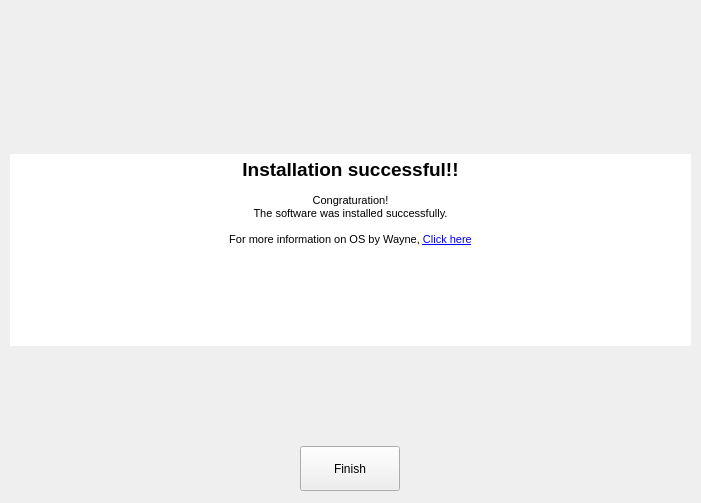
<?xml version="1.0" encoding="UTF-8"?>
<ui version="4.0">
 <class>WidgetComplete</class>
 <widget class="QWidget" name="WidgetComplete">
  <property name="geometry">
   <rect>
    <x>0</x>
    <y>0</y>
    <width>701</width>
    <height>503</height>
   </rect>
  </property>
  <property name="sizePolicy">
   <sizepolicy hsizetype="Fixed" vsizetype="Fixed">
    <horstretch>0</horstretch>
    <verstretch>0</verstretch>
   </sizepolicy>
  </property>
  <property name="maximumSize">
   <size>
    <width>16777215</width>
    <height>16777215</height>
   </size>
  </property>
  <property name="windowTitle">
   <string>Form</string>
  </property>
  <widget class="QWidget" name="verticalLayoutWidget">
   <property name="geometry">
    <rect>
     <x>10</x>
     <y>10</y>
     <width>681</width>
     <height>481</height>
    </rect>
   </property>
   <layout class="QVBoxLayout" name="verticalLayout">
    <property name="spacing">
     <number>0</number>
    </property>
    <item alignment="Qt::AlignHCenter">
     <widget class="QLabel" name="label">
      <property name="sizePolicy">
       <sizepolicy hsizetype="Expanding" vsizetype="Expanding">
        <horstretch>0</horstretch>
        <verstretch>0</verstretch>
       </sizepolicy>
      </property>
      <property name="minimumSize">
       <size>
        <width>0</width>
        <height>0</height>
       </size>
      </property>
      <property name="text">
       <string/>
      </property>
      <property name="alignment">
       <set>Qt::AlignJustify|Qt::AlignTop</set>
      </property>
     </widget>
    </item>
    <item alignment="Qt::AlignVCenter">
     <widget class="QTextBrowser" name="textBrowser">
      <property name="sizePolicy">
       <sizepolicy hsizetype="Expanding" vsizetype="Expanding">
        <horstretch>0</horstretch>
        <verstretch>0</verstretch>
       </sizepolicy>
      </property>
      <property name="frameShape">
       <enum>QFrame::NoFrame</enum>
      </property>
      <property name="frameShadow">
       <enum>QFrame::Sunken</enum>
      </property>
      <property name="lineWidth">
       <number>0</number>
      </property>
      <property name="verticalScrollBarPolicy">
       <enum>Qt::ScrollBarAlwaysOff</enum>
      </property>
      <property name="horizontalScrollBarPolicy">
       <enum>Qt::ScrollBarAlwaysOff</enum>
      </property>
      <property name="sizeAdjustPolicy">
       <enum>QAbstractScrollArea::AdjustIgnored</enum>
      </property>
      <property name="html">
       <string>&lt;!DOCTYPE HTML PUBLIC &quot;-//W3C//DTD HTML 4.0//EN&quot; &quot;http://www.w3.org/TR/REC-html40/strict.dtd&quot;&gt;
&lt;html&gt;&lt;head&gt;&lt;meta name=&quot;qrichtext&quot; content=&quot;1&quot; /&gt;&lt;style type=&quot;text/css&quot;&gt;
p, li { white-space: pre-wrap; }
&lt;/style&gt;&lt;/head&gt;&lt;body style=&quot; font-family:'MS Shell Dlg 2'; font-size:8.25pt; font-weight:400; font-style:normal;&quot;&gt;
&lt;p align=&quot;center&quot; style=&quot; margin-top:0px; margin-bottom:0px; margin-left:0px; margin-right:0px; -qt-block-indent:0; text-indent:0px;&quot;&gt;&lt;span style=&quot; font-size:14pt; font-weight:600;&quot;&gt;Installation successful!!&lt;/span&gt;&lt;/p&gt;
&lt;p align=&quot;center&quot; style=&quot;-qt-paragraph-type:empty; margin-top:0px; margin-bottom:0px; margin-left:0px; margin-right:0px; -qt-block-indent:0; text-indent:0px;&quot;&gt;&lt;br /&gt;&lt;/p&gt;
&lt;p align=&quot;center&quot; style=&quot; margin-top:0px; margin-bottom:0px; margin-left:0px; margin-right:0px; -qt-block-indent:0; text-indent:0px;&quot;&gt;&lt;span style=&quot; font-size:8pt;&quot;&gt;Congraturation!&lt;/span&gt;&lt;/p&gt;
&lt;p align=&quot;center&quot; style=&quot; margin-top:0px; margin-bottom:0px; margin-left:0px; margin-right:0px; -qt-block-indent:0; text-indent:0px;&quot;&gt;&lt;span style=&quot; font-size:8pt;&quot;&gt;The software was installed successfully.&lt;/span&gt;&lt;/p&gt;
&lt;p align=&quot;center&quot; style=&quot;-qt-paragraph-type:empty; margin-top:0px; margin-bottom:0px; margin-left:0px; margin-right:0px; -qt-block-indent:0; text-indent:0px; font-size:8pt;&quot;&gt;&lt;br /&gt;&lt;/p&gt;
&lt;p align=&quot;center&quot; style=&quot; margin-top:0px; margin-bottom:0px; margin-left:0px; margin-right:0px; -qt-block-indent:0; text-indent:0px;&quot;&gt;&lt;span style=&quot; font-size:8pt;&quot;&gt;For more information on OS by Wayne, &lt;/span&gt;&lt;a href=&quot;http://www.wayne-inc.com&quot;&gt;&lt;span style=&quot; font-size:8pt; text-decoration: underline; color:#0000ff;&quot;&gt;Click here&lt;/span&gt;&lt;/a&gt;&lt;/p&gt;&lt;/body&gt;&lt;/html&gt;</string>
      </property>
      <property name="openExternalLinks">
       <bool>true</bool>
      </property>
     </widget>
    </item>
    <item>
     <spacer name="verticalSpacer">
      <property name="orientation">
       <enum>Qt::Vertical</enum>
      </property>
      <property name="sizeType">
       <enum>QSizePolicy::Maximum</enum>
      </property>
      <property name="sizeHint" stdset="0">
       <size>
        <width>0</width>
        <height>100</height>
       </size>
      </property>
     </spacer>
    </item>
    <item alignment="Qt::AlignHCenter|Qt::AlignVCenter">
     <widget class="QPushButton" name="btnNext">
      <property name="enabled">
       <bool>true</bool>
      </property>
      <property name="sizePolicy">
       <sizepolicy hsizetype="Expanding" vsizetype="Expanding">
        <horstretch>0</horstretch>
        <verstretch>0</verstretch>
       </sizepolicy>
      </property>
      <property name="minimumSize">
       <size>
        <width>100</width>
        <height>45</height>
       </size>
      </property>
      <property name="text">
       <string>Finish</string>
      </property>
     </widget>
    </item>
   </layout>
  </widget>
 </widget>
 <resources/>
 <connections/>
</ui>
